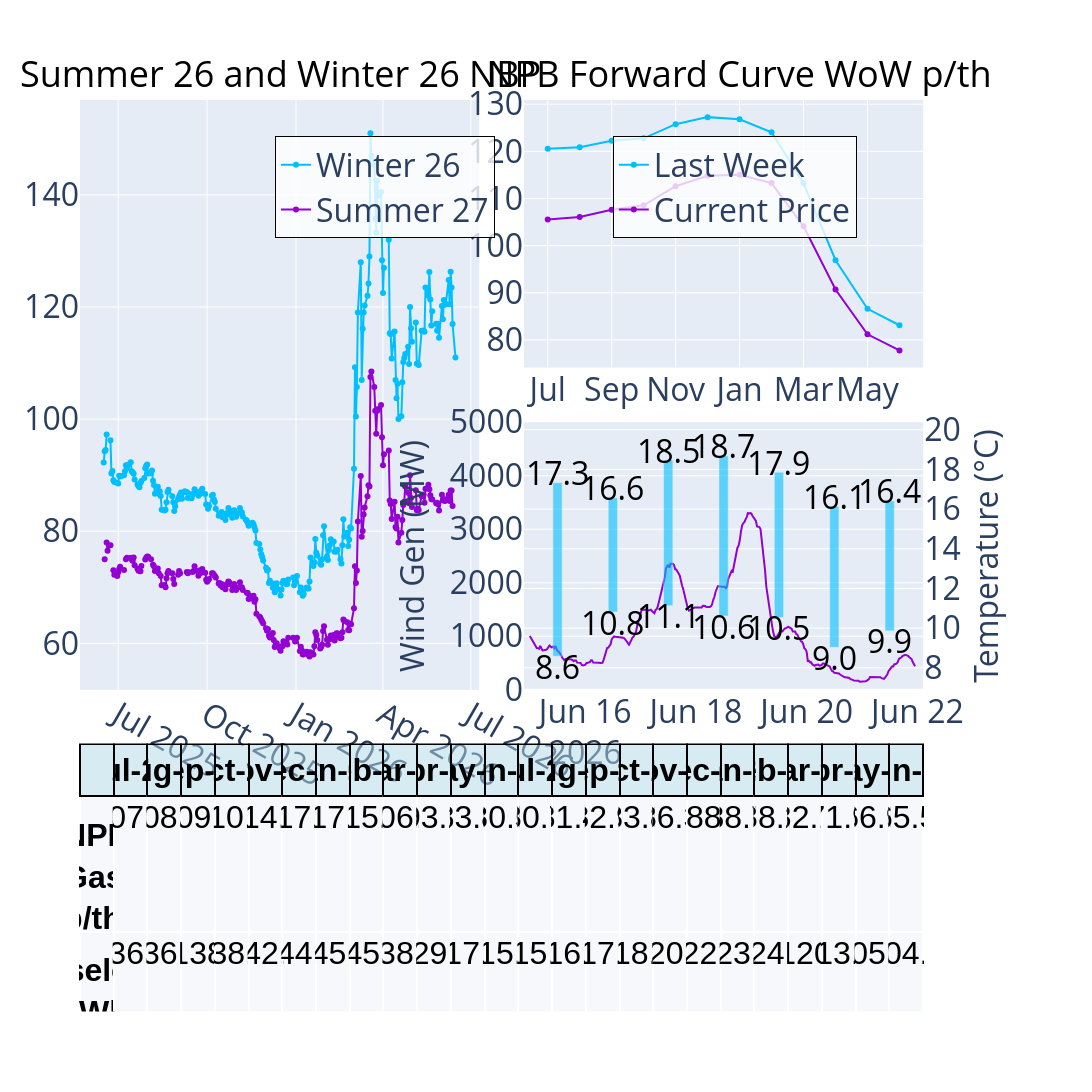

Here is the notebook cell this chart was saved with:
### Code cell
from plotly.subplots import make_subplots
import plotly.graph_objects as go

# Create the subplot structure WITH subplot titles
specs = [
    [{"rowspan": 2, "type": "xy"}, {"type": "xy"}],
    [None, {"type": "xy", "secondary_y": True}],
    [{"colspan": 2, "type": "table"}, None]
]

fig = make_subplots(
    rows=3, cols=2,
    specs=specs,
    subplot_titles=("Summer 26 and Winter 26 NBP", " NPB Forward Curve WoW p/th", None, None),
    vertical_spacing=0.06,
    horizontal_spacing=0.05
)

# Add fig1 traces with legend assigned to first subplot
for trace in fig1.data:
    trace_copy = trace
    trace_copy.showlegend = True
    trace_copy.legend = "legend"  # Assign to first legend
    trace_copy.legendgroup = "group1"
    fig.add_trace(trace_copy, row=1, col=1)

# Add fig2 traces with legend assigned to second subplot
for trace in fig2.data:
    trace_copy = trace
    trace_copy.showlegend = True
    trace_copy.legend = "legend2"  # Assign to second legend
    trace_copy.legendgroup = "group2"
    fig.add_trace(trace_copy, row=1, col=2)

# Add fig3 traces
fig.add_trace(
    go.Scatter(
        x=Wind['Date'],
        y=Wind['LATEST_WIND'],
        name='Wind',
        mode='lines',
        line=dict(color='darkviolet'),
        showlegend=False
    ),
    row=2, col=2, secondary_y=False
)

fig.add_trace(
    go.Bar(
        x=temp_summary['Date'],
        y=(temp_summary['max_temp'] - temp_summary['min_temp']),
        base=temp_summary['min_temp'],
        name='Temp Range',
        marker=dict(color='deepskyblue', opacity=0.6),
        width=4 * 3600 * 1000,
        showlegend=False
    ),
    row=2, col=2, secondary_y=True
)

# Add annotations for temperature bars
for _, row_ in temp_summary.iterrows():
    fig.add_annotation(
        x=row_['Date'], 
        y=row_['max_temp'],
        xref='x3',
        yref='y4',
        text=f"{row_['max_temp']:.1f}",
        showarrow=False,
        font=dict(color="black", size=32),
        yshift=10
    )
    
    fig.add_annotation(
        x=row_['Date'],
        y=row_['min_temp'],
        xref='x3',
        yref='y4',
        text=f"{row_['min_temp']:.1f}",
        showarrow=False,
        font=dict(color="black", size=32),
        yshift=-10
    )

# Add fig4 (table)
for t in fig4.data:
    fig.add_trace(t, row=3, col=1)

# Update axis settings
fig.update_xaxes(title_text="", row=2, col=2)
fig.update_yaxes(title_text="Wind Gen (MW)", row=2, col=2, secondary_y=False, range=[0, 5000],title_font=dict(size=36),tickfont=dict(size=32))
fig.update_yaxes(title_text="Temperature (°C)", row=2, col=2, secondary_y=True,title_font=dict(size=36),tickfont=dict(size=32))

# CENTER the subplot titles
for i, annotation in enumerate(fig.layout.annotations):
    if i == 0:  # First subplot title (fig1)
        annotation.x = 0.223
        annotation.xanchor = 'center'
        annotation.font.size = 36
        annotation.font.color = 'black'
    elif i == 1:  # Second subplot title (fig2)
        annotation.x = 0.73
        annotation.xanchor = 'center'
        annotation.font.size = 36
        annotation.font.color = 'black'

# Final layout with INDIVIDUAL legends positioned on each subplot
fig.update_layout(
    height=2500,
    width=6400,
    
    # First legend (for fig1) - positioned in top-right of left subplot
    legend=dict(
        x=0.34,           # Centered horizontally over fig1
        y=0.96,           # Near the top
        xanchor='center',
        yanchor='top',
        bgcolor='rgba(255, 255, 255, 0.8)',  # Semi-transparent white background
        bordercolor='black',
        borderwidth=1,    font=dict(size=32)
    ),
    
    # Second legend (for fig2) - positioned in top-right of right subplot
    legend2=dict(
        x=0.73,           # Centered horizontally over fig2
        y=0.96,           # Near the top
        xanchor='center',
        yanchor='top',
        bgcolor='rgba(255, 255, 255, 0.8)',  # Semi-transparent white background
        bordercolor='black',
        borderwidth=1,    font=dict(size=32)
    )
)

fig.update_xaxes(
    title_font=dict(size=32),
    tickfont=dict(size=32)
)

fig.update_yaxes(
    title_font=dict(size=32),
    tickfont=dict(size=32)
)

fig.show()
fig.write_image(r"I:\Trading\FlogasNews\Daily_Image\Combined_IMG.png")

in_path  = r"I:\Trading\FlogasNews\Daily_Image\Combined_IMG.png"
out_path = os.path.splitext(in_path)[0] + "_cropped.png"

img = Image.open(in_path)

w, h = img.size 

box = (0, 0, max(0, w - 290), max(0, h - 450))


cropped = img.crop(box)
cropped.save(out_path)

### Figure 1 — Plotly figure (JSON) as saved in the notebook; plotly's stock layout.template omitted (floating-point values rounded to 4 significant figures; data arrays with more than 128 entries replaced by an {"elided": "..."} marker saying what was removed)
{"data": [{"legend": "legend", "legendgroup": "group1", "marker": {"color": "deepskyblue"}, "mode": "lines+markers", "name": "Winter 26", "showlegend": true, "type": "scatter", "x": {"elided": "257 str values"}, "xaxis": "x", "y": {"elided": "257 float values"}, "yaxis": "y"}, {"legend": "legend", "legendgroup": "group1", "marker": {"color": "darkviolet"}, "mode": "lines+markers", "name": "Summer 27", "showlegend": true, "type": "scatter", "x": {"elided": "257 str values"}, "xaxis": "x", "y": {"elided": "257 float values"}, "yaxis": "y"}, {"legend": "legend2", "legendgroup": "group2", "line": {"color": "deepskyblue"}, "marker": {"color": "deepskyblue"}, "mode": "lines+markers", "name": "Last Week", "showlegend": true, "type": "scatter", "x": ["Jul", "Aug", "Sep", "Oct", "Nov", "Dec", "Jan", "Feb", "Mar", "Apr", "May", "Jun"], "xaxis": "x2", "y": [120.5, 120.9, 122.3, 122.8, 125.8, 127.3, 126.8, 124.0, 113.2, 96.9, 86.6, 83.11], "yaxis": "y2"}, {"legend": "legend2", "legendgroup": "group2", "line": {"color": "darkviolet"}, "marker": {"color": "darkviolet"}, "mode": "lines+markers", "name": "Current Price", "showlegend": true, "type": "scatter", "x": ["Jul", "Aug", "Sep", "Oct", "Nov", "Dec", "Jan", "Feb", "Mar", "Apr", "May", "Jun"], "xaxis": "x2", "y": [105.6, 106.1, 107.6, 108.5, 112.6, 114.8, 115.0, 113.3, 104.1, 90.69, 81.19, 77.78], "yaxis": "y2"}, {"line": {"color": "darkviolet"}, "mode": "lines", "name": "Wind", "showlegend": false, "type": "scatter", "x": {"elided": "335 str values"}, "xaxis": "x3", "y": {"elided": "335 float values"}, "yaxis": "y3"}, {"base": [8.58, 10.81, 11.13, 10.61, 10.53, 9.03, 9.86], "marker": {"color": "deepskyblue", "opacity": 0.6}, "name": "Temp Range", "showlegend": false, "type": "bar", "width": 14400000, "x": ["2026-06-15T12:00:00.000000000", "2026-06-16T12:00:00.000000000", "2026-06-17T12:00:00.000000000", "2026-06-18T12:00:00.000000000", "2026-06-19T12:00:00.000000000", "2026-06-20T12:00:00.000000000", "2026-06-21T12:00:00.000000000"], "xaxis": "x3", "y": [8.75, 5.76, 7.34, 8.08, 7.33, 7.1, 6.55], "yaxis": "y4"}, {"cells": {"align": ["center", "center"], "fill": {"color": "rgba(226, 233, 243, 0.3)"}, "font": {"color": "black", "family": "Arial", "size": 32}, "height": 20, "line": {"color": "white", "width": 2}, "values": [["<b>NPB Gas p/th</b>", "<b>Baseload €/MWh</b>"], [107.6, 136.3], [108.1, 136.6], [109.8, 138], [110.8, 138.9], [114.9, 142.3], [117.1, 144.7], [117.4, 145.7], [115.7, 145.2], [106.6, 138.7], [93.2, 129.5], [83.8, 117.7], [80.5, 115.4], [80.7, 115.7], [81.4, 116.2], [82.9, 117.5], [83.8, 118.3], [86.3, 120.4], [88, 122.3], [88.7, 123.7], [88.2, 124.2], [82.1, 120], [71.9, 113.4], [66.9, 105.2], [65.5, 104.4]]}, "domain": {"x": [0, 0.94], "y": [0, 0.2933]}, "header": {"align": "center", "fill": {"color": "rgba(173, 216, 230, 0.5)"}, "font": {"color": "black", "family": "Arial", "size": 32}, "line": {"color": "black", "width": 2}, "values": ["<b></b>", "<b>Jul-26</b>", "<b>Aug-26</b>", "<b>Sep-26</b>", "<b>Oct-26</b>", "<b>Nov-26</b>", "<b>Dec-26</b>", "<b>Jan-27</b>", "<b>Feb-27</b>", "<b>Mar-27</b>", "<b>Apr-27</b>", "<b>May-27</b>", "<b>Jun-27</b>", "<b>Jul-27</b>", "<b>Aug-27</b>", "<b>Sep-27</b>", "<b>Oct-27</b>", "<b>Nov-27</b>", "<b>Dec-27</b>", "<b>Jan-28</b>", "<b>Feb-28</b>", "<b>Mar-28</b>", "<b>Apr-28</b>", "<b>May-28</b>", "<b>Jun-28</b>"]}, "type": "table"}], "layout": {"annotations": [{"font": {"color": "black", "size": 36}, "showarrow": false, "text": "Summer 26 and Winter 26 NBP", "x": 0.223, "xanchor": "center", "xref": "paper", "y": 1, "yanchor": "bottom", "yref": "paper"}, {"font": {"color": "black", "size": 36}, "showarrow": false, "text": " NPB Forward Curve WoW p/th", "x": 0.73, "xanchor": "center", "xref": "paper", "y": 1, "yanchor": "bottom", "yref": "paper"}, {"font": {"color": "black", "size": 32}, "showarrow": false, "text": "17.3", "x": "2026-06-15T12:00:00", "xref": "x3", "y": 17.33, "yref": "y4", "yshift": 10}, {"font": {"color": "black", "size": 32}, "showarrow": false, "text": "8.6", "x": "2026-06-15T12:00:00", "xref": "x3", "y": 8.58, "yref": "y4", "yshift": -10}, {"font": {"color": "black", "size": 32}, "showarrow": false, "text": "16.6", "x": "2026-06-16T12:00:00", "xref": "x3", "y": 16.57, "yref": "y4", "yshift": 10}, {"font": {"color": "black", "size": 32}, "showarrow": false, "text": "10.8", "x": "2026-06-16T12:00:00", "xref": "x3", "y": 10.81, "yref": "y4", "yshift": -10}, {"font": {"color": "black", "size": 32}, "showarrow": false, "text": "18.5", "x": "2026-06-17T12:00:00", "xref": "x3", "y": 18.47, "yref": "y4", "yshift": 10}, {"font": {"color": "black", "size": 32}, "showarrow": false, "text": "11.1", "x": "2026-06-17T12:00:00", "xref": "x3", "y": 11.13, "yref": "y4", "yshift": -10}, {"font": {"color": "black", "size": 32}, "showarrow": false, "text": "18.7", "x": "2026-06-18T12:00:00", "xref": "x3", "y": 18.69, "yref": "y4", "yshift": 10}, {"font": {"color": "black", "size": 32}, "showarrow": false, "text": "10.6", "x": "2026-06-18T12:00:00", "xref": "x3", "y": 10.61, "yref": "y4", "yshift": -10}, {"font": {"color": "black", "size": 32}, "showarrow": false, "text": "17.9", "x": "2026-06-19T12:00:00", "xref": "x3", "y": 17.86, "yref": "y4", "yshift": 10}, {"font": {"color": "black", "size": 32}, "showarrow": false, "text": "10.5", "x": "2026-06-19T12:00:00", "xref": "x3", "y": 10.53, "yref": "y4", "yshift": -10}, {"font": {"color": "black", "size": 32}, "showarrow": false, "text": "16.1", "x": "2026-06-20T12:00:00", "xref": "x3", "y": 16.13, "yref": "y4", "yshift": 10}, {"font": {"color": "black", "size": 32}, "showarrow": false, "text": "9.0", "x": "2026-06-20T12:00:00", "xref": "x3", "y": 9.03, "yref": "y4", "yshift": -10}, {"font": {"color": "black", "size": 32}, "showarrow": false, "text": "16.4", "x": "2026-06-21T12:00:00", "xref": "x3", "y": 16.41, "yref": "y4", "yshift": 10}, {"font": {"color": "black", "size": 32}, "showarrow": false, "text": "9.9", "x": "2026-06-21T12:00:00", "xref": "x3", "y": 9.86, "yref": "y4", "yshift": -10}], "height": 2500, "legend": {"bgcolor": "rgba(255, 255, 255, 0.8)", "bordercolor": "black", "borderwidth": 1, "font": {"size": 32}, "x": 0.34, "xanchor": "center", "y": 0.96, "yanchor": "top"}, "legend2": {"bgcolor": "rgba(255, 255, 255, 0.8)", "bordercolor": "black", "borderwidth": 1, "font": {"size": 32}, "x": 0.73, "xanchor": "center", "y": 0.96, "yanchor": "top"}, "width": 6400, "xaxis": {"anchor": "y", "autorange": true, "domain": [0, 0.445], "range": ["2025-05-26 04:03:27.7106", "2026-07-05 19:56:32.2894"], "tickfont": {"size": 32}, "title": {"font": {"size": 32}}, "type": "date"}, "xaxis2": {"anchor": "y2", "autorange": true, "domain": [0.495, 0.94], "range": [-0.6295, 11.63], "tickfont": {"size": 32}, "title": {"font": {"size": 32}}, "type": "category"}, "xaxis3": {"anchor": "y3", "autorange": true, "domain": [0.495, 0.94], "range": ["2026-06-15", "2026-06-22"], "tickfont": {"size": 32}, "title": {"font": {"size": 32}, "text": ""}, "type": "date"}, "yaxis": {"anchor": "x", "autorange": true, "domain": [0.3533, 1], "range": [52.17, 156.5], "tickfont": {"size": 32}, "title": {"font": {"size": 32}}, "type": "linear"}, "yaxis2": {"anchor": "x2", "autorange": true, "domain": [0.7067, 1], "range": [74.69, 130.3], "tickfont": {"size": 32}, "title": {"font": {"size": 32}}, "type": "linear"}, "yaxis3": {"anchor": "x3", "domain": [0.3533, 0.6467], "range": [0, 5000], "tickfont": {"size": 32}, "title": {"font": {"size": 32}, "text": "Wind Gen (MW)"}, "type": "linear"}, "yaxis4": {"anchor": "x3", "autorange": true, "overlaying": "y3", "range": [8.018, 19.25], "side": "right", "tickfont": {"size": 32}, "title": {"font": {"size": 32}, "text": "Temperature (°C)"}, "type": "linear"}}}
